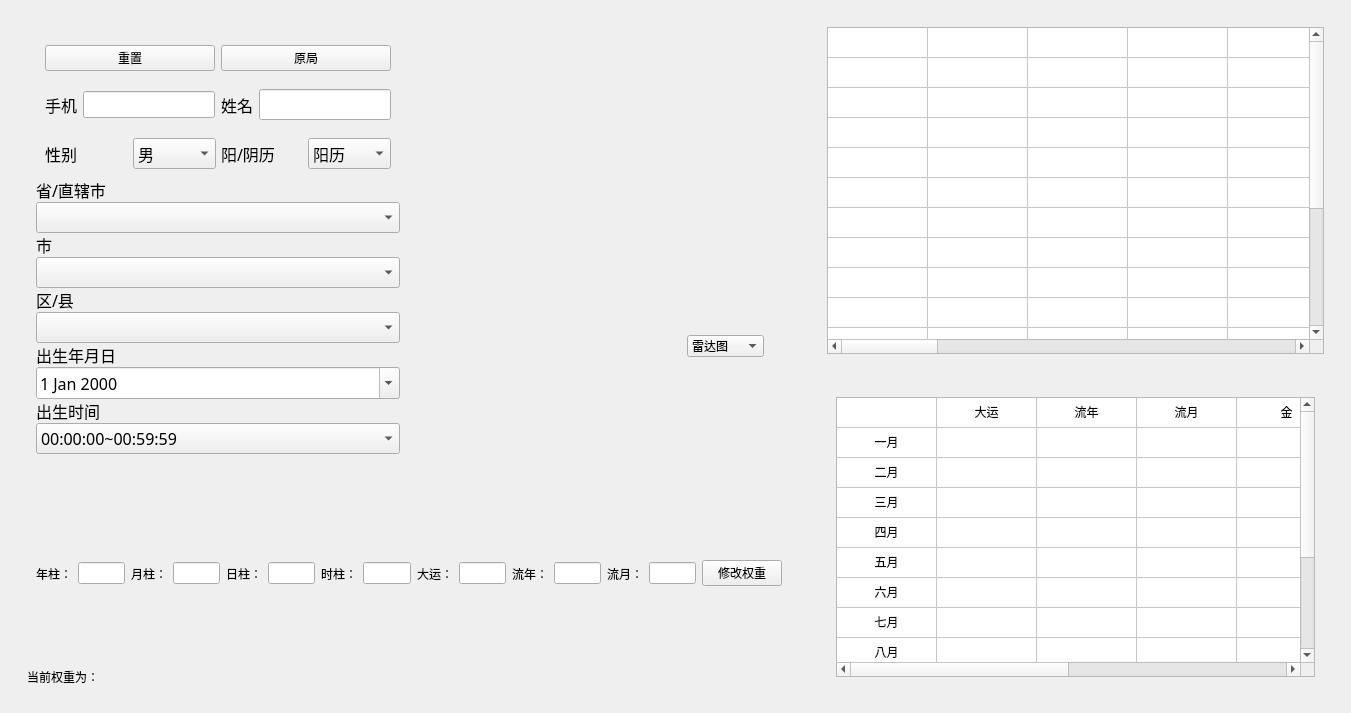
<?xml version="1.0" encoding="UTF-8"?>
<ui version="4.0">
 <class>MainWindow</class>
 <widget class="QMainWindow" name="MainWindow">
  <property name="geometry">
   <rect>
    <x>0</x>
    <y>0</y>
    <width>1351</width>
    <height>713</height>
   </rect>
  </property>
  <property name="windowTitle">
   <string>万年历</string>
  </property>
  <property name="autoFillBackground">
   <bool>false</bool>
  </property>
  <widget class="QWidget" name="centralwidget">
   <layout class="QHBoxLayout" name="horizontalLayout_7" stretch="3,2">
    <property name="spacing">
     <number>0</number>
    </property>
    <item>
     <widget class="QWidget" name="widget_8" native="true">
      <layout class="QVBoxLayout" name="verticalLayout_6">
       <property name="spacing">
        <number>0</number>
       </property>
       <item>
        <widget class="QWidget" name="widget_10" native="true">
         <layout class="QHBoxLayout" name="horizontalLayout_8" stretch="1,1">
          <property name="spacing">
           <number>0</number>
          </property>
          <item>
           <widget class="QWidget" name="formWidget" native="true">
            <layout class="QVBoxLayout" name="verticalLayout">
             <property name="spacing">
              <number>0</number>
             </property>
             <property name="sizeConstraint">
              <enum>QLayout::SetMinimumSize</enum>
             </property>
             <item>
              <widget class="QWidget" name="widget_7" native="true">
               <layout class="QHBoxLayout" name="horizontalLayout_6">
                <item>
                 <widget class="QPushButton" name="btn_reset">
                  <property name="text">
                   <string>重置</string>
                  </property>
                 </widget>
                </item>
                <item>
                 <widget class="QPushButton" name="btn_birth">
                  <property name="text">
                   <string>原局</string>
                  </property>
                 </widget>
                </item>
               </layout>
              </widget>
             </item>
             <item>
              <widget class="QWidget" name="widget" native="true">
               <layout class="QHBoxLayout" name="horizontalLayout">
                <item>
                 <widget class="QLabel" name="label">
                  <property name="font">
                   <font>
                    <pointsize>12</pointsize>
                   </font>
                  </property>
                  <property name="text">
                   <string>手机</string>
                  </property>
                 </widget>
                </item>
                <item>
                 <widget class="QLineEdit" name="line_phone">
                  <property name="font">
                   <font>
                    <pointsize>12</pointsize>
                   </font>
                  </property>
                  <property name="echoMode">
                   <enum>QLineEdit::Normal</enum>
                  </property>
                 </widget>
                </item>
                <item>
                 <widget class="QLabel" name="label_2">
                  <property name="font">
                   <font>
                    <family>Adobe Devanagari</family>
                    <pointsize>12</pointsize>
                   </font>
                  </property>
                  <property name="text">
                   <string>姓名</string>
                  </property>
                 </widget>
                </item>
                <item>
                 <widget class="QLineEdit" name="line_name">
                  <property name="font">
                   <font>
                    <family>Adobe Devanagari</family>
                    <pointsize>12</pointsize>
                   </font>
                  </property>
                 </widget>
                </item>
               </layout>
              </widget>
             </item>
             <item>
              <widget class="QWidget" name="widget_2" native="true">
               <layout class="QHBoxLayout" name="horizontalLayout_2" stretch="1,1,1,1">
                <property name="spacing">
                 <number>5</number>
                </property>
                <property name="leftMargin">
                 <number>9</number>
                </property>
                <property name="topMargin">
                 <number>9</number>
                </property>
                <property name="rightMargin">
                 <number>9</number>
                </property>
                <item>
                 <widget class="QLabel" name="label_3">
                  <property name="font">
                   <font>
                    <family>Adobe Devanagari</family>
                    <pointsize>12</pointsize>
                   </font>
                  </property>
                  <property name="text">
                   <string>性别</string>
                  </property>
                 </widget>
                </item>
                <item>
                 <widget class="QComboBox" name="combo_sex">
                  <property name="font">
                   <font>
                    <family>Adobe Devanagari</family>
                    <pointsize>12</pointsize>
                   </font>
                  </property>
                  <item>
                   <property name="text">
                    <string>男</string>
                   </property>
                  </item>
                  <item>
                   <property name="text">
                    <string>女</string>
                   </property>
                  </item>
                 </widget>
                </item>
                <item>
                 <widget class="QLabel" name="label_4">
                  <property name="font">
                   <font>
                    <family>Adobe Devanagari</family>
                    <pointsize>12</pointsize>
                   </font>
                  </property>
                  <property name="text">
                   <string>阳/阴历</string>
                  </property>
                 </widget>
                </item>
                <item>
                 <widget class="QComboBox" name="combo_isSolar">
                  <property name="font">
                   <font>
                    <family>Adobe Devanagari</family>
                    <pointsize>12</pointsize>
                   </font>
                  </property>
                  <item>
                   <property name="text">
                    <string>阳历</string>
                   </property>
                  </item>
                  <item>
                   <property name="text">
                    <string>阴历</string>
                   </property>
                  </item>
                 </widget>
                </item>
               </layout>
              </widget>
             </item>
             <item>
              <widget class="QLabel" name="label_7">
               <property name="font">
                <font>
                 <family>Adobe Devanagari</family>
                 <pointsize>12</pointsize>
                </font>
               </property>
               <property name="text">
                <string>省/直辖市</string>
               </property>
              </widget>
             </item>
             <item>
              <widget class="QComboBox" name="combo_province">
               <property name="font">
                <font>
                 <family>Adobe Devanagari</family>
                 <pointsize>12</pointsize>
                </font>
               </property>
              </widget>
             </item>
             <item>
              <widget class="QLabel" name="label_8">
               <property name="font">
                <font>
                 <family>Adobe Devanagari</family>
                 <pointsize>12</pointsize>
                </font>
               </property>
               <property name="text">
                <string>市</string>
               </property>
              </widget>
             </item>
             <item>
              <widget class="QComboBox" name="combo_city">
               <property name="font">
                <font>
                 <family>Adobe Devanagari</family>
                 <pointsize>12</pointsize>
                </font>
               </property>
              </widget>
             </item>
             <item>
              <widget class="QLabel" name="label_9">
               <property name="font">
                <font>
                 <family>Adobe Devanagari</family>
                 <pointsize>12</pointsize>
                </font>
               </property>
               <property name="text">
                <string>区/县</string>
               </property>
              </widget>
             </item>
             <item>
              <widget class="QComboBox" name="combo_county">
               <property name="font">
                <font>
                 <family>Adobe Devanagari</family>
                 <pointsize>12</pointsize>
                </font>
               </property>
              </widget>
             </item>
             <item>
              <widget class="QLabel" name="label_5">
               <property name="font">
                <font>
                 <family>Adobe Devanagari</family>
                 <pointsize>12</pointsize>
                </font>
               </property>
               <property name="text">
                <string>出生年月日</string>
               </property>
              </widget>
             </item>
             <item>
              <widget class="QDateEdit" name="birth_edit">
               <property name="font">
                <font>
                 <family>Adobe Devanagari</family>
                 <pointsize>12</pointsize>
                </font>
               </property>
               <property name="dateTime">
                <datetime>
                 <hour>0</hour>
                 <minute>0</minute>
                 <second>0</second>
                 <year>2000</year>
                 <month>1</month>
                 <day>1</day>
                </datetime>
               </property>
               <property name="calendarPopup">
                <bool>true</bool>
               </property>
              </widget>
             </item>
             <item>
              <widget class="QLabel" name="label_6">
               <property name="font">
                <font>
                 <family>Adobe Devanagari</family>
                 <pointsize>12</pointsize>
                </font>
               </property>
               <property name="text">
                <string>出生时间</string>
               </property>
              </widget>
             </item>
             <item>
              <widget class="QComboBox" name="combo_hour">
               <property name="font">
                <font>
                 <family>Adobe Devanagari</family>
                 <pointsize>12</pointsize>
                </font>
               </property>
               <item>
                <property name="text">
                 <string>00:00:00~00:59:59</string>
                </property>
               </item>
               <item>
                <property name="text">
                 <string>01:00:00~01:59:59</string>
                </property>
               </item>
               <item>
                <property name="text">
                 <string>02:00:00~02:59:59</string>
                </property>
               </item>
               <item>
                <property name="text">
                 <string>03:00:00~03:59:59</string>
                </property>
               </item>
               <item>
                <property name="text">
                 <string>04:00:00~04:59:59</string>
                </property>
               </item>
               <item>
                <property name="text">
                 <string>05:00:00~05:59:59</string>
                </property>
               </item>
               <item>
                <property name="text">
                 <string>06:00:00~06:59:59</string>
                </property>
               </item>
               <item>
                <property name="text">
                 <string>07:00:00~07:59:59</string>
                </property>
               </item>
               <item>
                <property name="text">
                 <string>08:00:00~08:59:59</string>
                </property>
               </item>
               <item>
                <property name="text">
                 <string>09:00:00~09:59:59</string>
                </property>
               </item>
               <item>
                <property name="text">
                 <string>10:00:00~10:59:59</string>
                </property>
               </item>
               <item>
                <property name="text">
                 <string>11:00:00~11:59:59</string>
                </property>
               </item>
               <item>
                <property name="text">
                 <string>12:00:00~12:59:59</string>
                </property>
               </item>
               <item>
                <property name="text">
                 <string>13:00:00~13:59:59</string>
                </property>
               </item>
               <item>
                <property name="text">
                 <string>14:00:00~14:59:59</string>
                </property>
               </item>
               <item>
                <property name="text">
                 <string>15:00:00~15:59:59</string>
                </property>
               </item>
               <item>
                <property name="text">
                 <string>16:00:00~16:59:59</string>
                </property>
               </item>
               <item>
                <property name="text">
                 <string>17:00:00~17:59:59</string>
                </property>
               </item>
               <item>
                <property name="text">
                 <string>18:00:00~18:59:59</string>
                </property>
               </item>
               <item>
                <property name="text">
                 <string>19:00:00~19:59:59</string>
                </property>
               </item>
               <item>
                <property name="text">
                 <string>20:00:00~20:59:59</string>
                </property>
               </item>
               <item>
                <property name="text">
                 <string>21:00:00~21:59:59</string>
                </property>
               </item>
               <item>
                <property name="text">
                 <string>22:00:00~22:59:59</string>
                </property>
               </item>
               <item>
                <property name="text">
                 <string>23:00:00~23:59:59</string>
                </property>
               </item>
              </widget>
             </item>
            </layout>
           </widget>
          </item>
          <item>
           <widget class="QWidget" name="widget_11" native="true">
            <layout class="QVBoxLayout" name="verticalLayout_2" stretch="1,8">
             <property name="spacing">
              <number>0</number>
             </property>
             <item>
              <widget class="QWidget" name="info_widget" native="true">
               <layout class="QVBoxLayout" name="verticalLayout_3">
                <item>
                 <widget class="QWidget" name="widget_3" native="true">
                  <layout class="QHBoxLayout" name="horizontalLayout_4">
                   <item>
                    <widget class="QLabel" name="lb_bazi">
                     <property name="font">
                      <font>
                       <pointsize>12</pointsize>
                      </font>
                     </property>
                     <property name="text">
                      <string/>
                     </property>
                    </widget>
                   </item>
                  </layout>
                 </widget>
                </item>
                <item>
                 <widget class="QWidget" name="widget_4" native="true">
                  <layout class="QHBoxLayout" name="horizontalLayout_3">
                   <item>
                    <widget class="QLabel" name="lb_dayun">
                     <property name="font">
                      <font>
                       <pointsize>12</pointsize>
                      </font>
                     </property>
                     <property name="text">
                      <string/>
                     </property>
                    </widget>
                   </item>
                   <item>
                    <widget class="QLabel" name="lb_liunian">
                     <property name="font">
                      <font>
                       <pointsize>12</pointsize>
                      </font>
                     </property>
                     <property name="text">
                      <string/>
                     </property>
                    </widget>
                   </item>
                   <item>
                    <widget class="QLabel" name="lb_liuyue">
                     <property name="font">
                      <font>
                       <pointsize>12</pointsize>
                      </font>
                     </property>
                     <property name="text">
                      <string/>
                     </property>
                    </widget>
                   </item>
                   <item>
                    <widget class="QComboBox" name="combobox_change_fig">
                     <item>
                      <property name="text">
                       <string>雷达图</string>
                      </property>
                     </item>
                     <item>
                      <property name="text">
                       <string>饼图</string>
                      </property>
                     </item>
                    </widget>
                   </item>
                  </layout>
                 </widget>
                </item>
               </layout>
              </widget>
             </item>
             <item>
              <layout class="QVBoxLayout" name="vbox_radar"/>
             </item>
            </layout>
           </widget>
          </item>
         </layout>
        </widget>
       </item>
       <item>
        <widget class="QWidget" name="widget_5" native="true">
         <layout class="QVBoxLayout" name="verticalLayout_5" stretch="1,0,10">
          <property name="spacing">
           <number>2</number>
          </property>
          <item>
           <widget class="QWidget" name="widget_6" native="true">
            <layout class="QHBoxLayout" name="horizontalLayout_5">
             <item>
              <widget class="QLabel" name="label_11">
               <property name="text">
                <string>年柱：</string>
               </property>
              </widget>
             </item>
             <item>
              <widget class="QLineEdit" name="edt_year"/>
             </item>
             <item>
              <widget class="QLabel" name="label_12">
               <property name="text">
                <string>月柱：</string>
               </property>
              </widget>
             </item>
             <item>
              <widget class="QLineEdit" name="edt_month"/>
             </item>
             <item>
              <widget class="QLabel" name="label_10">
               <property name="text">
                <string>日柱：</string>
               </property>
              </widget>
             </item>
             <item>
              <widget class="QLineEdit" name="edt_day"/>
             </item>
             <item>
              <widget class="QLabel" name="label_13">
               <property name="text">
                <string>时柱：</string>
               </property>
              </widget>
             </item>
             <item>
              <widget class="QLineEdit" name="edt_hour"/>
             </item>
             <item>
              <widget class="QLabel" name="label_14">
               <property name="text">
                <string>大运：</string>
               </property>
              </widget>
             </item>
             <item>
              <widget class="QLineEdit" name="edt_da_yun"/>
             </item>
             <item>
              <widget class="QLabel" name="label_15">
               <property name="text">
                <string>流年：</string>
               </property>
              </widget>
             </item>
             <item>
              <widget class="QLineEdit" name="edt_liu_nian"/>
             </item>
             <item>
              <widget class="QLabel" name="label_16">
               <property name="text">
                <string>流月：</string>
               </property>
              </widget>
             </item>
             <item>
              <widget class="QLineEdit" name="edt_liu_yue"/>
             </item>
             <item>
              <widget class="QPushButton" name="btn_change_weights">
               <property name="text">
                <string>修改权重</string>
               </property>
              </widget>
             </item>
            </layout>
           </widget>
          </item>
          <item>
           <widget class="QLabel" name="lb_weights">
            <property name="text">
             <string>当前权重为：</string>
            </property>
           </widget>
          </item>
          <item>
           <layout class="QVBoxLayout" name="hbox_line"/>
          </item>
         </layout>
        </widget>
       </item>
      </layout>
     </widget>
    </item>
    <item>
     <widget class="QWidget" name="widget_9" native="true">
      <layout class="QVBoxLayout" name="verticalLayout_4">
       <item>
        <widget class="QWidget" name="verticalWidget_4" native="true">
         <layout class="QVBoxLayout" name="vbox_overview">
          <item>
           <widget class="QTableWidget" name="tbl_overview">
            <property name="frameShape">
             <enum>QFrame::StyledPanel</enum>
            </property>
            <attribute name="horizontalHeaderVisible">
             <bool>false</bool>
            </attribute>
            <attribute name="verticalHeaderVisible">
             <bool>false</bool>
            </attribute>
            <row>
             <property name="text">
              <string>新建行</string>
             </property>
            </row>
            <row>
             <property name="text">
              <string>新建行</string>
             </property>
            </row>
            <row>
             <property name="text">
              <string>新建行</string>
             </property>
            </row>
            <row>
             <property name="text">
              <string>新建行</string>
             </property>
            </row>
            <row>
             <property name="text">
              <string>新建行</string>
             </property>
            </row>
            <row>
             <property name="text">
              <string>新建行</string>
             </property>
            </row>
            <row>
             <property name="text">
              <string>新建行</string>
             </property>
            </row>
            <row>
             <property name="text">
              <string>新建行</string>
             </property>
            </row>
            <row>
             <property name="text">
              <string>新建行</string>
             </property>
            </row>
            <row>
             <property name="text">
              <string>新建行</string>
             </property>
            </row>
            <row>
             <property name="text">
              <string>新建行</string>
             </property>
            </row>
            <row>
             <property name="text">
              <string>新建行</string>
             </property>
            </row>
            <row>
             <property name="text">
              <string>新建行</string>
             </property>
            </row>
            <row>
             <property name="text">
              <string>新建行</string>
             </property>
            </row>
            <row>
             <property name="text">
              <string>新建行</string>
             </property>
            </row>
            <row>
             <property name="text">
              <string>新建行</string>
             </property>
            </row>
            <row>
             <property name="text">
              <string>新建行</string>
             </property>
            </row>
            <column>
             <property name="text">
              <string>新建列</string>
             </property>
            </column>
            <column>
             <property name="text">
              <string>新建列</string>
             </property>
            </column>
            <column>
             <property name="text">
              <string>新建列</string>
             </property>
            </column>
            <column>
             <property name="text">
              <string>新建列</string>
             </property>
            </column>
            <column>
             <property name="text">
              <string>新建列</string>
             </property>
            </column>
            <column>
             <property name="text">
              <string>新建列</string>
             </property>
            </column>
            <column>
             <property name="text">
              <string>新建列</string>
             </property>
            </column>
            <column>
             <property name="text">
              <string>新建列</string>
             </property>
            </column>
            <column>
             <property name="text">
              <string>新建列</string>
             </property>
            </column>
            <column>
             <property name="text">
              <string>新建列</string>
             </property>
            </column>
            <column>
             <property name="text">
              <string>新建列</string>
             </property>
            </column>
            <column>
             <property name="text">
              <string>新建列</string>
             </property>
            </column>
            <column>
             <property name="text">
              <string>新建列</string>
             </property>
            </column>
            <column>
             <property name="text">
              <string>新建列</string>
             </property>
            </column>
            <column>
             <property name="text">
              <string>新建列</string>
             </property>
            </column>
            <column>
             <property name="text">
              <string>新建列</string>
             </property>
            </column>
            <column>
             <property name="text">
              <string>新建列</string>
             </property>
            </column>
            <column>
             <property name="text">
              <string>新建列</string>
             </property>
            </column>
            <column>
             <property name="text">
              <string>新建列</string>
             </property>
            </column>
           </widget>
          </item>
          <item>
           <widget class="QWidget" name="verticalWidget_5" native="true">
            <layout class="QVBoxLayout" name="vbox_detail" stretch="1,10">
             <property name="spacing">
              <number>0</number>
             </property>
             <item>
              <widget class="QLabel" name="lb_detail_date">
               <property name="baseSize">
                <size>
                 <width>0</width>
                 <height>0</height>
                </size>
               </property>
               <property name="font">
                <font>
                 <pointsize>12</pointsize>
                </font>
               </property>
               <property name="layoutDirection">
                <enum>Qt::LeftToRight</enum>
               </property>
               <property name="text">
                <string/>
               </property>
               <property name="alignment">
                <set>Qt::AlignCenter</set>
               </property>
              </widget>
             </item>
             <item>
              <widget class="QTableWidget" name="tbl_detail">
               <attribute name="horizontalHeaderVisible">
                <bool>false</bool>
               </attribute>
               <attribute name="verticalHeaderVisible">
                <bool>false</bool>
               </attribute>
               <row>
                <property name="text">
                 <string>新建行</string>
                </property>
               </row>
               <row>
                <property name="text">
                 <string>一月</string>
                </property>
               </row>
               <row>
                <property name="text">
                 <string>二月</string>
                </property>
               </row>
               <row>
                <property name="text">
                 <string>三月</string>
                </property>
               </row>
               <row>
                <property name="text">
                 <string>四月</string>
                </property>
               </row>
               <row>
                <property name="text">
                 <string>五月</string>
                </property>
               </row>
               <row>
                <property name="text">
                 <string>六月</string>
                </property>
               </row>
               <row>
                <property name="text">
                 <string>七月</string>
                </property>
               </row>
               <row>
                <property name="text">
                 <string>八月</string>
                </property>
               </row>
               <row>
                <property name="text">
                 <string>九月</string>
                </property>
               </row>
               <row>
                <property name="text">
                 <string>十月</string>
                </property>
               </row>
               <row>
                <property name="text">
                 <string>十一月</string>
                </property>
               </row>
               <row>
                <property name="text">
                 <string>十二月</string>
                </property>
               </row>
               <column>
                <property name="text">
                 <string>新建列</string>
                </property>
               </column>
               <column>
                <property name="text">
                 <string>大运</string>
                </property>
               </column>
               <column>
                <property name="text">
                 <string>流年</string>
                </property>
               </column>
               <column>
                <property name="text">
                 <string>流月</string>
                </property>
               </column>
               <column>
                <property name="text">
                 <string>金</string>
                </property>
               </column>
               <column>
                <property name="text">
                 <string>木</string>
                </property>
               </column>
               <column>
                <property name="text">
                 <string>水</string>
                </property>
               </column>
               <column>
                <property name="text">
                 <string>火</string>
                </property>
               </column>
               <item row="0" column="1">
                <property name="text">
                 <string>大运</string>
                </property>
                <property name="textAlignment">
                 <set>AlignCenter</set>
                </property>
               </item>
               <item row="0" column="2">
                <property name="text">
                 <string>流年</string>
                </property>
                <property name="textAlignment">
                 <set>AlignCenter</set>
                </property>
               </item>
               <item row="0" column="3">
                <property name="text">
                 <string>流月</string>
                </property>
                <property name="textAlignment">
                 <set>AlignCenter</set>
                </property>
               </item>
               <item row="0" column="4">
                <property name="text">
                 <string>金</string>
                </property>
                <property name="textAlignment">
                 <set>AlignCenter</set>
                </property>
               </item>
               <item row="0" column="5">
                <property name="text">
                 <string>木</string>
                </property>
                <property name="textAlignment">
                 <set>AlignCenter</set>
                </property>
               </item>
               <item row="0" column="6">
                <property name="text">
                 <string>水</string>
                </property>
                <property name="textAlignment">
                 <set>AlignCenter</set>
                </property>
               </item>
               <item row="0" column="7">
                <property name="text">
                 <string>火</string>
                </property>
                <property name="textAlignment">
                 <set>AlignCenter</set>
                </property>
               </item>
               <item row="1" column="0">
                <property name="text">
                 <string>一月</string>
                </property>
                <property name="textAlignment">
                 <set>AlignCenter</set>
                </property>
                <property name="flags">
                 <set>ItemIsSelectable|ItemIsDragEnabled|ItemIsDropEnabled|ItemIsUserCheckable|ItemIsEnabled</set>
                </property>
               </item>
               <item row="1" column="1">
                <property name="text">
                 <string/>
                </property>
               </item>
               <item row="1" column="2">
                <property name="text">
                 <string/>
                </property>
               </item>
               <item row="1" column="3">
                <property name="text">
                 <string/>
                </property>
               </item>
               <item row="1" column="4">
                <property name="text">
                 <string/>
                </property>
               </item>
               <item row="1" column="5">
                <property name="text">
                 <string/>
                </property>
               </item>
               <item row="1" column="6">
                <property name="text">
                 <string/>
                </property>
               </item>
               <item row="1" column="7">
                <property name="text">
                 <string/>
                </property>
               </item>
               <item row="2" column="0">
                <property name="text">
                 <string>二月</string>
                </property>
                <property name="textAlignment">
                 <set>AlignCenter</set>
                </property>
                <property name="flags">
                 <set>ItemIsSelectable|ItemIsDragEnabled|ItemIsDropEnabled|ItemIsUserCheckable|ItemIsEnabled</set>
                </property>
               </item>
               <item row="2" column="1">
                <property name="text">
                 <string/>
                </property>
               </item>
               <item row="3" column="0">
                <property name="text">
                 <string>三月</string>
                </property>
                <property name="textAlignment">
                 <set>AlignCenter</set>
                </property>
                <property name="flags">
                 <set>ItemIsSelectable|ItemIsDragEnabled|ItemIsDropEnabled|ItemIsUserCheckable|ItemIsEnabled</set>
                </property>
               </item>
               <item row="3" column="1">
                <property name="text">
                 <string/>
                </property>
               </item>
               <item row="4" column="0">
                <property name="text">
                 <string>四月</string>
                </property>
                <property name="textAlignment">
                 <set>AlignCenter</set>
                </property>
                <property name="flags">
                 <set>ItemIsSelectable|ItemIsDragEnabled|ItemIsDropEnabled|ItemIsUserCheckable|ItemIsEnabled</set>
                </property>
               </item>
               <item row="4" column="1">
                <property name="text">
                 <string/>
                </property>
               </item>
               <item row="5" column="0">
                <property name="text">
                 <string>五月</string>
                </property>
                <property name="textAlignment">
                 <set>AlignCenter</set>
                </property>
                <property name="flags">
                 <set>ItemIsSelectable|ItemIsDragEnabled|ItemIsDropEnabled|ItemIsUserCheckable|ItemIsEnabled</set>
                </property>
               </item>
               <item row="5" column="1">
                <property name="text">
                 <string/>
                </property>
               </item>
               <item row="6" column="0">
                <property name="text">
                 <string>六月</string>
                </property>
                <property name="textAlignment">
                 <set>AlignCenter</set>
                </property>
                <property name="flags">
                 <set>ItemIsSelectable|ItemIsDragEnabled|ItemIsDropEnabled|ItemIsUserCheckable|ItemIsEnabled</set>
                </property>
               </item>
               <item row="6" column="1">
                <property name="text">
                 <string/>
                </property>
               </item>
               <item row="7" column="0">
                <property name="text">
                 <string>七月</string>
                </property>
                <property name="textAlignment">
                 <set>AlignCenter</set>
                </property>
                <property name="flags">
                 <set>ItemIsSelectable|ItemIsDragEnabled|ItemIsDropEnabled|ItemIsUserCheckable|ItemIsEnabled</set>
                </property>
               </item>
               <item row="7" column="1">
                <property name="text">
                 <string/>
                </property>
               </item>
               <item row="8" column="0">
                <property name="text">
                 <string>八月</string>
                </property>
                <property name="textAlignment">
                 <set>AlignCenter</set>
                </property>
                <property name="flags">
                 <set>ItemIsSelectable|ItemIsDragEnabled|ItemIsDropEnabled|ItemIsUserCheckable|ItemIsEnabled</set>
                </property>
               </item>
               <item row="8" column="1">
                <property name="text">
                 <string/>
                </property>
               </item>
               <item row="9" column="0">
                <property name="text">
                 <string>九月</string>
                </property>
                <property name="textAlignment">
                 <set>AlignCenter</set>
                </property>
                <property name="flags">
                 <set>ItemIsSelectable|ItemIsDragEnabled|ItemIsDropEnabled|ItemIsUserCheckable|ItemIsEnabled</set>
                </property>
               </item>
               <item row="9" column="1">
                <property name="text">
                 <string/>
                </property>
               </item>
               <item row="10" column="0">
                <property name="text">
                 <string>十月</string>
                </property>
                <property name="textAlignment">
                 <set>AlignCenter</set>
                </property>
                <property name="flags">
                 <set>ItemIsSelectable|ItemIsDragEnabled|ItemIsDropEnabled|ItemIsUserCheckable|ItemIsEnabled</set>
                </property>
               </item>
               <item row="10" column="1">
                <property name="text">
                 <string/>
                </property>
               </item>
               <item row="11" column="0">
                <property name="text">
                 <string>十一月</string>
                </property>
                <property name="textAlignment">
                 <set>AlignCenter</set>
                </property>
                <property name="flags">
                 <set>ItemIsSelectable|ItemIsDragEnabled|ItemIsDropEnabled|ItemIsUserCheckable|ItemIsEnabled</set>
                </property>
               </item>
               <item row="11" column="1">
                <property name="text">
                 <string/>
                </property>
               </item>
               <item row="12" column="0">
                <property name="text">
                 <string>十二月</string>
                </property>
                <property name="textAlignment">
                 <set>AlignCenter</set>
                </property>
                <property name="flags">
                 <set>ItemIsSelectable|ItemIsDragEnabled|ItemIsDropEnabled|ItemIsUserCheckable|ItemIsEnabled</set>
                </property>
               </item>
               <item row="12" column="1">
                <property name="text">
                 <string/>
                </property>
               </item>
              </widget>
             </item>
            </layout>
           </widget>
          </item>
         </layout>
        </widget>
       </item>
      </layout>
     </widget>
    </item>
   </layout>
  </widget>
 </widget>
 <resources/>
 <connections/>
</ui>
